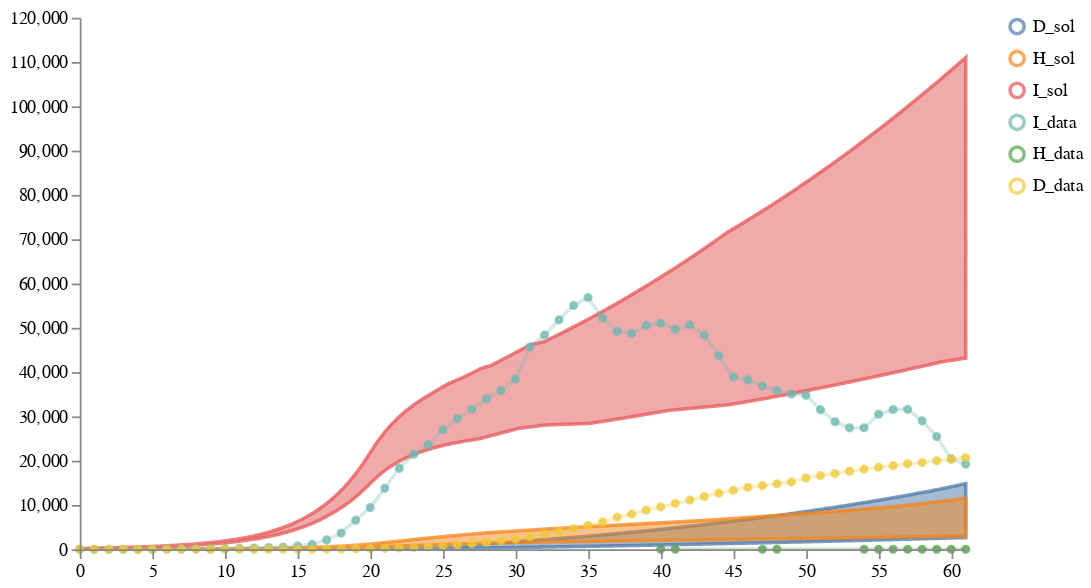

The notebook cell saved with this chart:
### Code cell
num_samples = 100
models = [model1, model2, model3]
data_location = DATA_PATH + "NYS_T1_forecast1.csv"
weights = [1/len(models) for i in models]
solution_mappings = [{"I": "I", "H": "H", "D": "D"},
                     {"I": "infected", "H": "hospitalized", "D": "dead"}, 
                     {"I": "infected", "H": "hospitalized", "D": "dead"}
                     ]

# Run the calibration and sampling
result1B1 = load_and_calibrate_and_sample_ensemble_model(
    models,
    data_location,
    weights,
    solution_mappings,
    num_samples,
    timepoints1,
    verbose=True,
    total_population=19340000,
    num_iterations=N_ITERATIONS,
    time_unit="days",
    visual_options={"title": "Calibrated Ensemble", "keep":".*_sol"}
)

# Save results
# result1B1["data"].to_csv("../../notebook/ensemble_eval_sa/ensemble_results/partI_ensemble_of_many_results.csv", index=False)
# result1B1["quantiles"].to_csv("../../notebook/ensemble_eval_sa/ensemble_results/partI_ensemble_of_many_quantiles.csv", index=False)

# q_ensemble_data = cdc_reformatcsv(filename="../../notebook/ensemble_eval_sa/ensemble_results/partI_ensemble_of_many_quantiles.csv", 
#                                   solution_string_mapping={"I": "cases", "D": "deaths"}, 
#                                   forecast_start_date="2020-04-02",
#                                   location="New York State",
#                                   drop_column_names=["timepoint_id", "number_days", "inc_cum", "output", "Forecast_Backcast"])
# q_ensemble_data.to_csv("../../notebook/ensemble_eval_sa/ensemble_results/partI_ensemble_of_many_forecast_quantiles_Apr032020.csv")

# Plot results
schema = plots.trajectories(pd.DataFrame(result1B1["data"]), keep=".*_sol",
                            points=all_data1.reset_index(drop=True).rename(columns={"I":"I_data", "H":"H_data", "D":"D_data"}),
                           )
schema = plots.pad(schema, 5)
plots.ipy_display(schema)

### Figure 1 — Vega specification as saved in the notebook (floating-point values rounded to 4 significant figures; data arrays with more than 128 entries replaced by an {"elided": "..."} marker saying what was removed)
{"$schema": "https://vega.github.io/schema/vega/v5.json", "axes": [{"name": "x_axis", "orient": "bottom", "scale": "xscale", "zindex": 100}, {"name": "y_axis", "orient": "left", "scale": "yscale", "zindex": 100}], "data": [{"name": "distributions", "values": {"elided": "1833 records"}}, {"name": "traces", "transform": [{"expr": "isValid(datum.value)", "type": "filter"}], "values": []}, {"name": "points", "values": {"elided": "136 records"}}, {"name": "markers", "values": []}, {"name": "selected", "on": [{"remove": true, "trigger": "clear"}, {"remove": true, "trigger": "!shift"}, {"insert": "clicked", "trigger": "!shift && clicked"}, {"toggle": "clicked", "trigger": "shift && clicked"}]}], "height": 300, "legends": [{"encode": {"labels": {"interactive": true, "name": "legendLabel", "update": {"opacity": [{"test": "!length(data('selected')) || indata('selected', 'value', datum.value)", "value": 1}, {"value": 0.25}]}}, "symbols": {"interactive": true, "name": "legendSymbol", "update": {"fill": {"value": "transparent"}, "opacity": [{"test": "!length(data('selected')) || indata('selected', 'value', datum.value)", "value": 0.7}, {"value": 0.15}], "size": {"value": 64}, "strokeWidth": {"value": 2}}}}, "name": "color_legend", "stroke": "color"}], "marks": [{"from": {"facet": {"data": "points", "groupby": "trajectory", "name": "points_split"}}, "marks": [{"encode": {"hover": {"fillOpacity": {"value": 0.9}}, "update": {"fill": {"field": "trajectory", "scale": "color"}, "fillOpacity": [{"test": "!length(data('selected')) || indata('selected', 'value', datum.trajectory)", "value": 0.5}, {"value": 0.15}], "size": {"value": 10}, "stroke": {"field": "trajectory", "scale": "color"}, "strokeOpacity": [{"test": "!length(data('selected')) || indata('selected', 'value', datum.trajectory)", "value": 0.75}, {"value": 0.15}], "strokeWidth": {"value": 2}, "tooltip": {"field": "value"}, "x": {"field": "timepoint", "scale": "xscale"}, "y": {"field": "value", "scale": "yscale"}}}, "from": {"data": "points_split"}, "name": "_points_symbol", "type": "symbol", "zindex": 3}, {"encode": {"hover": {"fillOpacity": {"value": 0.9}}, "update": {"interpolate": {"value": "linear"}, "stroke": {"field": "trajectory", "scale": "color"}, "strokeOpacity": [{"test": "!length(data('selected')) || indata('selected', 'value', datum.trajectory)", "value": 0.3}, {"value": 0.1}], "strokeWidth": {"value": 2}, "x": {"field": "timepoint", "scale": "xscale"}, "y": {"field": "value", "scale": "yscale"}}}, "from": {"data": "points_split"}, "name": "_points_line", "type": "line", "zindex": 3}], "name": "_points", "type": "group", "zindex": 3}, {"from": {"facet": {"data": "traces", "groupby": "trajectory", "name": "traces_split"}}, "marks": [{"encode": {"hover": {"fillOpacity": {"value": 0.9}}, "update": {"interpolate": {"value": "linear"}, "stroke": {"field": "trajectory", "scale": "color"}, "strokeOpacity": [{"test": "!length(data('selected')) || indata('selected', 'value', datum.trajectory)", "value": 0.75}, {"value": 0.15}], "strokeWidth": {"value": 2}, "x": {"field": "timepoint", "scale": "xscale"}, "y": {"field": "value", "scale": "yscale"}}}, "from": {"data": "traces_split"}, "name": "_traces_lines", "type": "line"}], "name": "_traces", "type": "group", "zindex": 2}, {"from": {"facet": {"data": "distributions", "groupby": "trajectory", "name": "trajectory_split"}}, "marks": [{"encode": {"hover": {"fillOpacity": {"value": 0.9}}, "update": {"fill": {"field": "trajectory", "scale": "color"}, "fillOpacity": [{"test": "!length(data('selected')) || indata('selected', 'value', datum.trajectory)", "value": 0.5}, {"value": 0.15}], "interpolate": {"value": "linear"}, "stroke": {"field": "trajectory", "scale": "color"}, "strokeOpacity": [{"test": "!length(data('selected')) || indata('selected', 'value', datum.trajectory)", "value": 0.75}, {"value": 0.15}], "strokeWidth": {"value": 2}, "x": {"field": "timepoint", "scale": "xscale"}, "y": {"field": "upper", "scale": "yscale"}, "y2": {"field": "lower", "scale": "yscale"}}}, "from": {"data": "trajectory_split"}, "type": "area"}], "name": "_distributions", "type": "group", "zindex": 1}, {"marks": [{"encode": {"enter": {"stroke": {"value": "lightgray"}}, "update": {"opacity": {"value": 1}, "x": {"field": "timepoint", "scale": "xscale"}, "y": {"signal": "height"}, "y2": {"value": 0}}}, "from": {"data": "markers"}, "name": "_marker text", "type": "rule"}, {"encode": {"enter": {"fontSize": {"value": 8}, "text": {"field": "datum.label"}, "y": {"value": 0}}}, "from": {"data": "_marker text"}, "name": "_marker flags", "transform": [{"as": ["x", "_y", "opacity", "align", "baseline"], "lineAnchor": "start", "offset": [1], "size": {"signal": "[width, height]"}, "type": "label"}], "type": "text"}], "name": "_markers", "type": "group"}], "padding": 5, "scales": [{"domain": {"fields": [{"data": "distributions", "field": "timepoint"}, {"data": "traces", "field": "timepoint"}, {"data": "points", "field": "timepoint"}, {"data": "markers", "field": "timepoint"}]}, "name": "xscale", "range": "width", "type": "linear", "zero": false}, {"domain": {"fields": [{"data": "distributions", "field": "lower"}, {"data": "distributions", "field": "upper"}, {"data": "traces", "field": "value"}, {"data": "points", "field": "value"}]}, "name": "yscale", "nice": true, "range": "height", "type": "linear", "zero": true}, {"domain": {"fields": [{"data": "distributions", "field": "trajectory"}, {"data": "traces", "field": "trajectory"}, {"data": "points", "field": "trajectory"}]}, "name": "color", "range": "category", "type": "ordinal"}], "signals": [{"name": "clear", "on": [{"events": "mouseup[!event.item]", "force": true, "update": "true"}], "value": true}, {"name": "shift", "on": [{"events": "@legendSymbol:click, @legendLabel:click", "force": true, "update": "event.shiftKey"}], "value": false}, {"name": "clicked", "on": [{"events": "@legendSymbol:click, @legendLabel:click", "force": true, "update": "{value: datum.value}"}], "value": null}], "width": 500}
